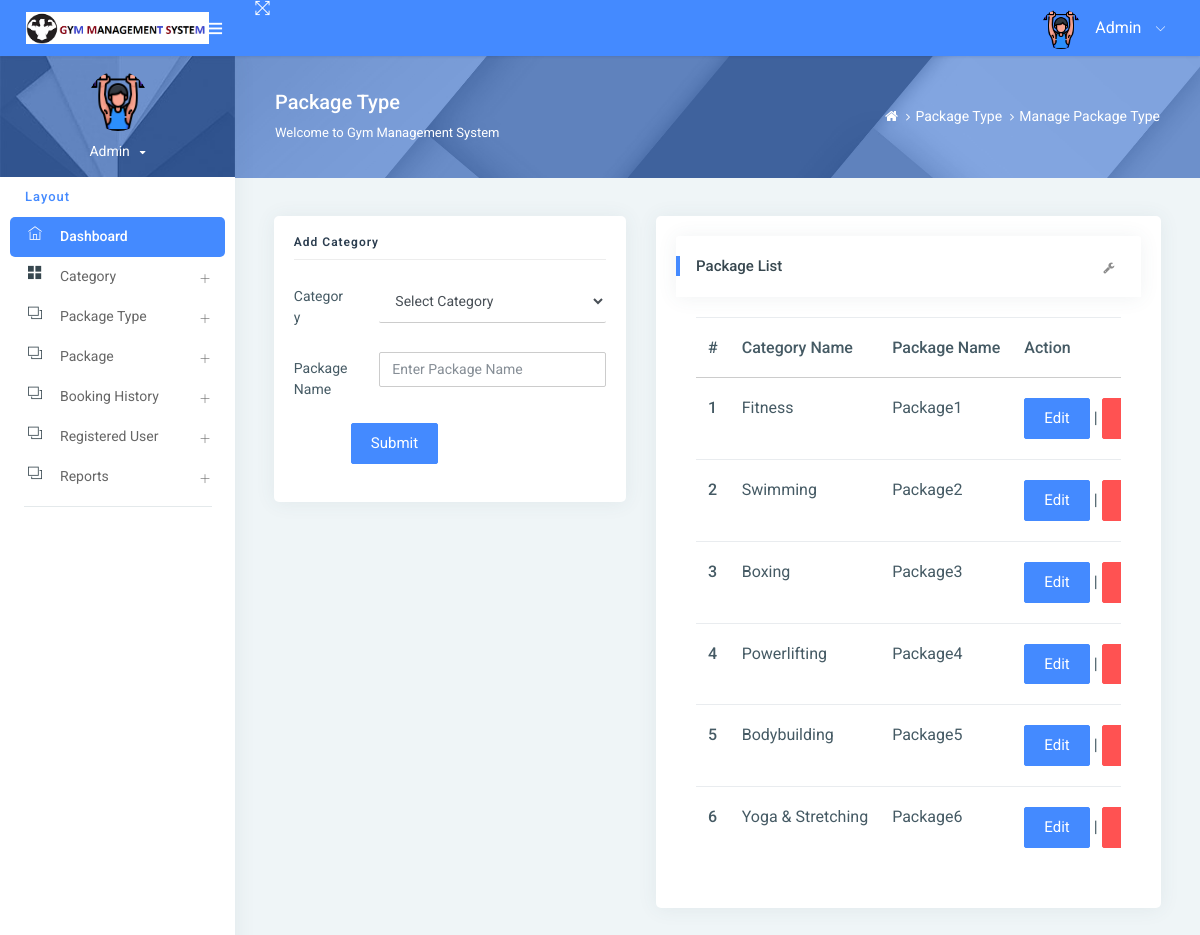
Page /managePackageType/ (signed in) on the committed database.
### gym/models.py (models this page shows, shortened)
class Packagetype(models.Model):
    category = models.ForeignKey(Category, on_delete=models.CASCADE, null=True)
    packagename = models.CharField(max_length=200, null=True)
    creationdate = models.DateTimeField(auto_now_add=True)

class Category(models.Model):
    categoryname = models.CharField(max_length=200, null=True)
    status = models.CharField(max_length=300, null=True)
    creationdate = models.DateTimeField(auto_now_add=True)

### gym/views.py (the view)
# urls.py: path('managePackageType/', managePackageType, name='managePackageType'),
def managePackageType(request):
    if not request.user.is_authenticated:
        return redirect('admin_login')
    package = Packagetype.objects.all()
    category = Category.objects.all()
    try:
        if request.method == "POST":
            cid = request.POST['category']
            categoryid = Category.objects.get(id=cid)
            packagename = request.POST['packagename']
            try:
                Packagetype.objects.create(category=categoryid, packagename=packagename)
                error = "no"
            except:
                error = "yes"
    except:
        pass
    return render(request, 'admin/managePackageType.html', locals())

### gym/templates/admin/managePackageType.html (shortened to what this page needs)
{% extends 'admin_base.html' %}
{% load static %}
{% block main %}
<div class="page-header">
    <div class="page-block">
        <div class="row align-items-center">
            <div class="col-md-8">
                <div class="page-header-title">
                    <h5 class="m-b-10">Package Type</h5>
                    <p class="m-b-0">Welcome to Gym Management System</p>
                </div>
            </div>
            <div class="col-md-4">
                <ul class="breadcrumb-title">
                    <li class="breadcrumb-item">
                        <a href="{% url 'admin_home' %}"> <i class="fa fa-home"></i> </a>
                    </li>
                    <li class="breadcrumb-item"><a href="">Package Type</a>
                    </li>
                    <li class="breadcrumb-item"><a href="">Manage Package Type</a>
                    </li>
                </ul>
            </div>
        </div>
    </div>
</div>
<div class="pcoded-inner-content">
    <div class="main-body">
        <div class="page-wrapper">
            <div class="page-body">
                <div class="row">
                    <div class="col-sm-5">
                        <div class="card">
                            <div class="card-block">
                                <h4 class="sub-title">Add Category</h4>
                                <form method="post">
                                    <div class="form-group row">
                                        <label class="col-sm-3 col-form-label">Category</label>
                                        <div class="col-sm-9">
                                            <select name="category" class="form-control" required>
                                                <option value="">Select Category</option>
                                            </select>
                                        </div>
                                    </div>
                                    <div class="form-group row">
                                        <label class="col-sm-3 col-form-label">Package Name</label>
                                        <div class="col-sm-9">
                                            <input type="text" name="packagename" placeholder="Enter Package Name"
                                                   class="form-control" required>
                                        </div>
                                    </div>
                                    <div class="form-group row">
                                        <label class="col-sm-2 col-form-label"></label>
                                        <div class="col-sm-10">
                                            <input type="submit" class="btn btn-primary" value="Submit">
                                        </div>
                                    </div>
                                </form>
                            </div>
                        </div>
                    </div>
                    <div class="col-md-7">
                        <div class="card">
                            <div class="card-block">
                                <div class="card-header">
                                    <h5>Package List</h5>
                                    <div class="card-header-right">
                                        <ul class="list-unstyled card-option">
                                            <li><i class="fa fa fa-wrench open-card-option"></i></li>
                                        </ul>
                                    </div>
                                </div>
                                <div class="card-block table-border-style">
                                    <div class="table-responsive">
                                        <table class="table">
                                            <thead>
                                            <tr>
                                                <th>#</th>
                                                <th>Category Name</th>
                                                <th>Package Name</th>
                                                <th>Action</th>
                                            </tr>
                                            </thead>
                                            <tbody>
                                            {% for i in package %}
                                            <tr>
                                                <th scope="row">{{forloop.counter}}</th>
                                                <td>{{i.category.categoryname}}</td>
                                                <td>{{i.packagename}}</td>
                                                <td><a href="{% url 'editPackageType' i.id %}"
                                                       class="btn btn-primary">Edit</a> |
                                                    <a href="{% url 'deletePackageType' i.id %}"
                                                       onclick="return confirm('Are you sure to Delete')"
                                                       class="btn btn-danger">Delete</a></td>
                                            </tr>
                                            {% endfor %}
                                            </tbody>
                                        </table>
                                    </div>
                                </div>
                            </div>
                        </div>
                    </div>
                </div>
            </div>
        </div>
    </div>
</div>
{% endblock %}

### rows in the picture
Packagetype: category.categoryname "Fitness", packagename "Package1"
Packagetype: category.categoryname "Swimming", packagename "Package2"
Packagetype: category.categoryname "Boxing", packagename "Package3"
Packagetype: category.categoryname "Powerlifting", packagename "Package4"
Packagetype: category.categoryname "Bodybuilding", packagename "Package5"
Packagetype: category.categoryname "Yoga & Stretching", packagename "Package6"
